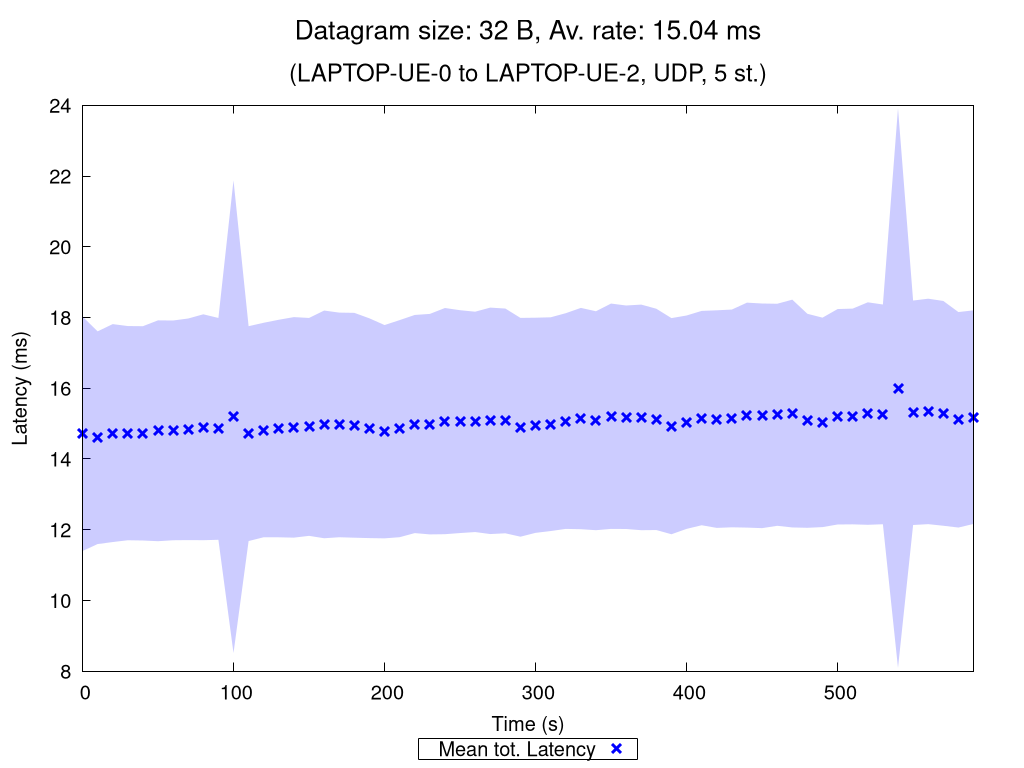

The gnuplot source for this figure:
set terminal pngcairo nocrop enhanced size 1024,768 font "Verdana,15"
set output "UDP_5_st_2020_10_12_01-37-11_one2two_00032B.png"

set title "{/=20 Datagram size: 32 B, Av. rate: 15.04 ms}\n\n{/=18 (LAPTOP-UE-0 to LAPTOP-UE-2, UDP, 5 st.)}"

set xlabel "Time (s)"
set ylabel "Latency (ms)"
set ytics nomirror
set key bmargin center horizontal box samplen 1 width -1
set bmargin 4.6
set rmargin 4.5

rf = 1.0  # rate factor
set style fill transparent solid 0.2 noborder
set autoscale xfix
plot "UDP_5_st_2020_10_12_01-37-11_one2two_00032B_iperf_processed.dat" using 1:($2/rf-$3/rf):($2/rf+$3/rf) with filledcurves lc rgb "blue" notitle, \
     "" using 1:($2/rf) with points pt 2 ps 1.5 lw 3 lc rgb "blue" title "Mean tot. Latency", \
